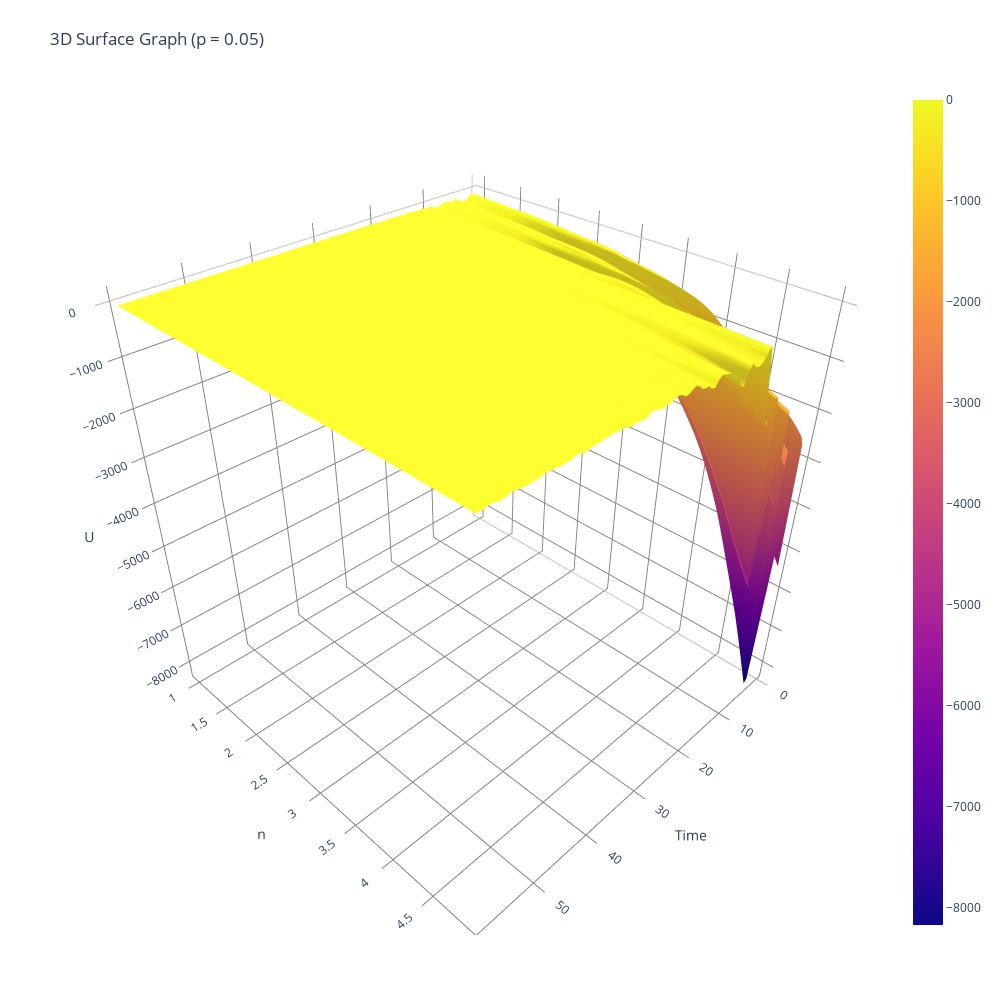

Notebook cell for this chart:
### Code cell
import plotly.graph_objects as go
import plotly.express as px
import pandas as pd
import plotly.io as pio
import numpy as np
from scipy.interpolate import griddata

r, p = 0.01, 0.05
ns = 5

df = pd.read_csv('CNN_time_threshold_analysis_results.csv')
# Filter the DataFrame to only include rows where `threshold` is equal to 0.5
df = df[df['Threshold'] == 0.5]
# df = df[df['Time'] < 20]

# Replicate the DataFrame 10 times
df = pd.concat([df] * ns, ignore_index=True).sort_values(by='Time')

# Add a new column `n` with values ranging from 1 to 10
df['n'] = np.tile(np.arange(1, ns+1), len(df) // ns)

# Calculate `U` using the formula `U = (TN + FN) * n * 0.01 - FN * 0.005 * e^n`
df['U'] = (df['TN'] + df['FN']) * df['n'] * r - df['FN'] * p * np.exp(df['n'])

# Print the first 5 rows of the dataframe
# print(df.head().to_markdown(index=False, numalign="left", stralign="left"))

x_range = np.linspace(df["Time"].min(), df["Time"].max(), 100)
y_range = np.linspace(df["n"].min(), df["n"].max(), 100)
x_mesh, y_mesh = np.meshgrid(x_range, y_range)


z_mesh = griddata((df["Time"], df["n"]), df["U"], (x_mesh, y_mesh), method='cubic')
fig4 = go.Figure(data=[go.Surface(x=x_mesh, y=y_mesh, z=z_mesh)])

ax_style = dict(showbackground =True,
                backgroundcolor="rgba(0, 0, 0, 0)", 
                gridcolor="gray")

#fig = go.Figure(data=[go.Surface(x=df["Time"], y=df["n"], z=df["U"])])
fig4.update_layout(title=dict(text='3D Surface Graph (p = 0.05)'), autosize=True,
                  width=1000, height=1000,
                  margin=dict(l=65, r=50, b=65, t=90)),
fig4.update_scenes(xaxis_title_text="Time",
                  yaxis_title_text="n",
                  zaxis_title_text="U",
                  xaxis=ax_style, 
                  yaxis=ax_style, 
                  zaxis=ax_style,)
fig4.show()

### Figure 1 — Plotly figure (JSON) as saved in the notebook; plotly's stock layout.template omitted (floating-point values rounded to 4 significant figures; data arrays with more than 128 entries replaced by an {"elided": "..."} marker saying what was removed)
{"data": [{"type": "surface", "x": {"elided": "100x100 float values"}, "y": {"elided": "100x100 float values"}, "z": {"elided": "100x100 float values"}}], "layout": {"autosize": true, "height": 1000, "margin": {"b": 65, "l": 65, "r": 50, "t": 90}, "scene": {"xaxis": {"backgroundcolor": "rgba(0, 0, 0, 0)", "gridcolor": "gray", "showbackground": true, "title": {"text": "Time"}}, "yaxis": {"backgroundcolor": "rgba(0, 0, 0, 0)", "gridcolor": "gray", "showbackground": true, "title": {"text": "n"}}, "zaxis": {"backgroundcolor": "rgba(0, 0, 0, 0)", "gridcolor": "gray", "showbackground": true, "title": {"text": "U"}}}, "title": {"text": "3D Surface Graph (p = 0.05)"}, "width": 1000}}
